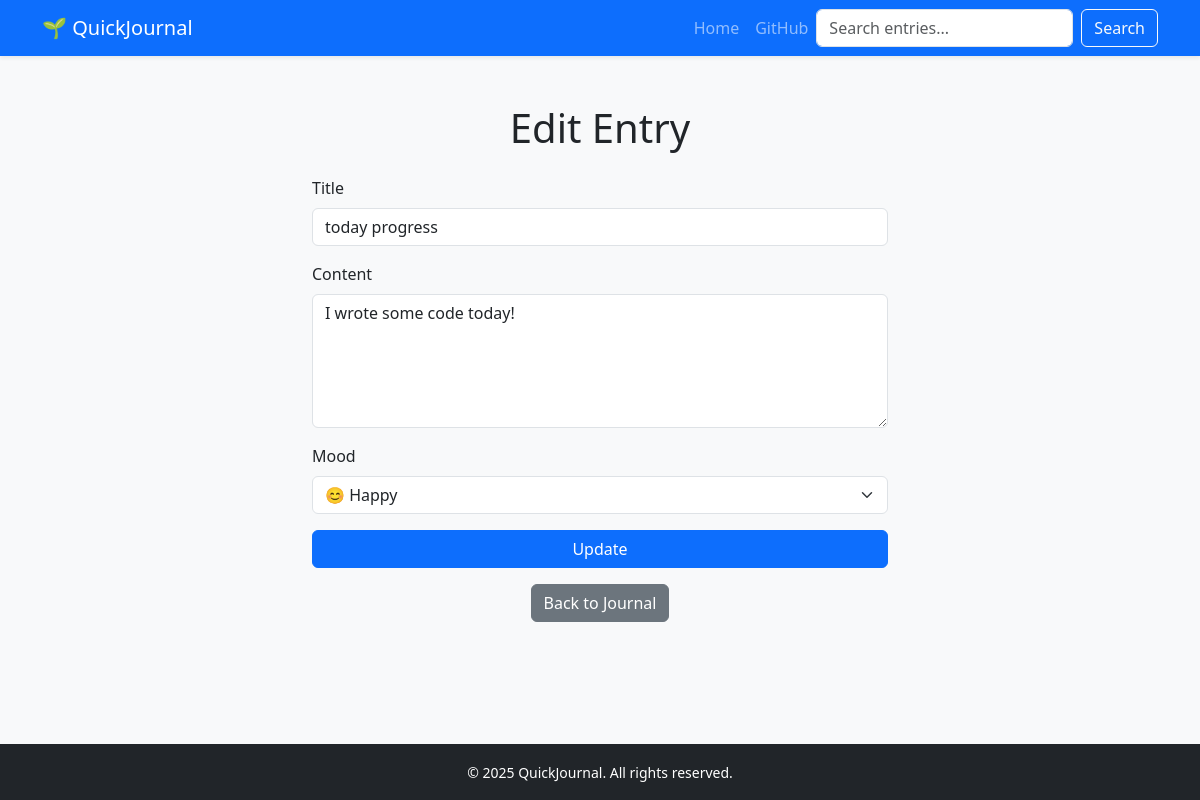
Before: /edit/3 with the older database file.
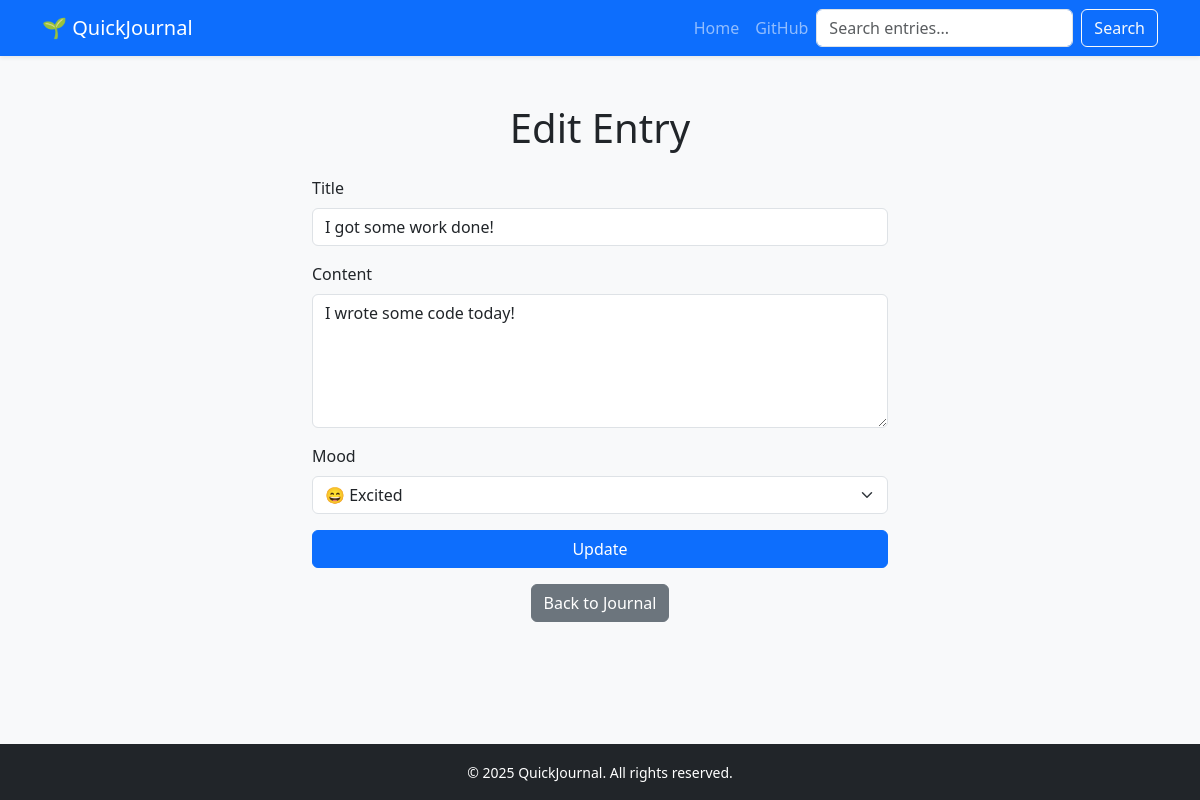
After: the same page with the newer database file.
### models.py (models this page shows, shortened)
class JournalEntry(db.Model):
    id = db.Column(db.Integer, primary_key=True)
    title = db.Column(db.String(200), nullable=False)
    mood = db.Column(db.String(100))
    content = db.Column(db.Text, nullable=False)
    date_created = db.Column(db.DateTime, default=func.now())
    user_id = db.Column(
        db.Integer, db.ForeignKey("user.id"), nullable=True
    )  # will be added later

### app.py (the view)
@app.route("/edit/<int:id>", methods=["GET", "POST"])
def edit(id):
    entry = JournalEntry.query.get_or_404(id)
    if request.method == "POST":
        entry.title = request.form["title"]
        entry.content = request.form["content"]
        entry.mood = request.form.get("mood")
        try:
            db.session.commit()
            return redirect("/")
        except Exception as e:
            print(f"Error updating: {e}")
            return "There was a problem updating that entry."
    else:
        return render_template("edit.html", entry=entry, mood_icons=mood_icons)

### templates/edit.html (shortened to what this page needs)
{% extends "base.html" %}
{% block content %}
<div class="container mt-5" style="max-width: 600px;">
    <h1 class="text-center mb-4">Edit Entry</h1>
    <form method="POST">
        <div class="mb-3">
            <label for="title" class="form-label">Title</label>
            <input type="text" name="title" id="title" class="form-control" value="{{ entry.title }}" required>
        </div>
        <div class="mb-3">
            <label for="content" class="form-label">Content</label>
            <textarea name="content" id="content" class="form-control" rows="5" required>{{ entry.content }}</textarea>
        </div>
        <div class="mb-3">
            <label for="mood" class="form-label">Mood</label>
            <select name="mood" id="mood" class="form-select">
                {% for mood_key, mood_value in mood_icons.items() %}
                    <option value="{{ mood_key }}" {% if entry.mood == mood_key %}selected{% endif %}>
                        {{ mood_value }}
                    </option>
                {% endfor %}
            </select>
        </div>
        <button type="submit" class="btn btn-primary w-100">Update</button>
    </form>
    <div class="text-center mt-3">
        <a href="/" class="btn btn-secondary">Back to Journal</a>
    </div>
</div>
{% endblock %}

Changed rows visible on the page:
changed JournalEntry "I wrote some code today!": title "today progress" → "I got some work done!"; mood "😊 Happy" → "😄 Excited"
